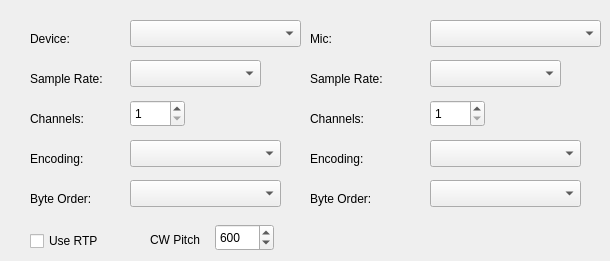
   <widget class="QWidget" name="Audio">
    <attribute name="title">
     <string>Audio</string>
    </attribute>
    <widget class="QComboBox" name="audioDeviceComboBox">
     <property name="geometry">
      <rect>
       <x>130</x>
       <y>20</y>
       <width>171</width>
       <height>27</height>
      </rect>
     </property>
    </widget>
    <widget class="QLabel" name="label_8">
     <property name="geometry">
      <rect>
       <x>30</x>
       <y>70</y>
       <width>91</width>
       <height>17</height>
      </rect>
     </property>
     <property name="text">
      <string>Sample Rate:</string>
     </property>
    </widget>
    <widget class="QComboBox" name="sampleRateComboBox">
     <property name="geometry">
      <rect>
       <x>130</x>
       <y>60</y>
       <width>131</width>
       <height>27</height>
      </rect>
     </property>
    </widget>
    <widget class="QLabel" name="label_9">
     <property name="geometry">
      <rect>
       <x>30</x>
       <y>110</y>
       <width>71</width>
       <height>17</height>
      </rect>
     </property>
     <property name="text">
      <string>Channels:</string>
     </property>
    </widget>
    <widget class="QLabel" name="label_10">
     <property name="geometry">
      <rect>
       <x>30</x>
       <y>30</y>
       <width>62</width>
       <height>17</height>
      </rect>
     </property>
     <property name="text">
      <string>Device:</string>
     </property>
    </widget>
    <widget class="QSpinBox" name="audioChannelsSpinBox">
     <property name="geometry">
      <rect>
       <x>130</x>
       <y>100</y>
       <width>55</width>
       <height>27</height>
      </rect>
     </property>
     <property name="minimum">
      <number>1</number>
     </property>
     <property name="maximum">
      <number>2</number>
     </property>
    </widget>
    <widget class="QLabel" name="label_11">
     <property name="geometry">
      <rect>
       <x>30</x>
       <y>150</y>
       <width>71</width>
       <height>17</height>
      </rect>
     </property>
     <property name="text">
      <string>Encoding:</string>
     </property>
    </widget>
    <widget class="QComboBox" name="encodingComboBox">
     <property name="geometry">
      <rect>
       <x>130</x>
       <y>140</y>
       <width>151</width>
       <height>27</height>
      </rect>
     </property>
    </widget>
    <widget class="QLabel" name="label_12">
     <property name="geometry">
      <rect>
       <x>30</x>
       <y>190</y>
       <width>81</width>
       <height>17</height>
      </rect>
     </property>
     <property name="text">
      <string>Byte Order:</string>
     </property>
    </widget>
    <widget class="QComboBox" name="byteOrderComboBox">
     <property name="geometry">
      <rect>
       <x>130</x>
       <y>180</y>
       <width>151</width>
       <height>27</height>
      </rect>
     </property>
    </widget>
    <widget class="QLabel" name="label_28">
     <property name="geometry">
      <rect>
       <x>310</x>
       <y>30</y>
       <width>41</width>
       <height>17</height>
      </rect>
     </property>
     <property name="text">
      <string>Mic:</string>
     </property>
    </widget>
    <widget class="QComboBox" name="MicComboBox">
     <property name="geometry">
      <rect>
       <x>430</x>
       <y>20</y>
       <width>171</width>
       <height>27</height>
      </rect>
     </property>
    </widget>
    <widget class="QLabel" name="label_29">
     <property name="geometry">
      <rect>
       <x>310</x>
       <y>70</y>
       <width>91</width>
       <height>17</height>
      </rect>
     </property>
     <property name="text">
      <string>Sample Rate:</string>
     </property>
    </widget>
    <widget class="QComboBox" name="MicSampleRateComboBox">
     <property name="geometry">
      <rect>
       <x>430</x>
       <y>60</y>
       <width>131</width>
       <height>27</height>
      </rect>
     </property>
    </widget>
    <widget class="QLabel" name="label_30">
     <property name="geometry">
      <rect>
       <x>310</x>
       <y>110</y>
       <width>71</width>
       <height>17</height>
      </rect>
     </property>
     <property name="text">
      <string>Channels:</string>
     </property>
    </widget>
    <widget class="QSpinBox" name="MicChannelsSpinBox">
     <property name="geometry">
      <rect>
       <x>430</x>
       <y>100</y>
       <width>55</width>
       <height>27</height>
      </rect>
     </property>
     <property name="minimum">
      <number>1</number>
     </property>
     <property name="maximum">
      <number>2</number>
     </property>
    </widget>
    <widget class="QLabel" name="label_31">
     <property name="geometry">
      <rect>
       <x>310</x>
       <y>190</y>
       <width>81</width>
       <height>17</height>
      </rect>
     </property>
     <property name="text">
      <string>Byte Order:</string>
     </property>
    </widget>
    <widget class="QLabel" name="label_32">
     <property name="geometry">
      <rect>
       <x>310</x>
       <y>150</y>
       <width>71</width>
       <height>17</height>
      </rect>
     </property>
     <property name="text">
      <string>Encoding:</string>
     </property>
    </widget>
    <widget class="QComboBox" name="MicEncodingComboBox">
     <property name="geometry">
      <rect>
       <x>430</x>
       <y>140</y>
       <width>151</width>
       <height>27</height>
      </rect>
     </property>
    </widget>
    <widget class="QComboBox" name="MicOrderComboBox">
     <property name="geometry">
      <rect>
       <x>430</x>
       <y>180</y>
       <width>151</width>
       <height>27</height>
      </rect>
     </property>
    </widget>
    <widget class="QCheckBox" name="rtpCheckBox">
     <property name="geometry">
      <rect>
       <x>30</x>
       <y>230</y>
       <width>97</width>
       <height>22</height>
      </rect>
     </property>
     <property name="text">
      <string>Use RTP</string>
     </property>
    </widget>
    <widget class="QSpinBox" name="spinBox_cwPitch">
     <property name="geometry">
      <rect>
       <x>215</x>
       <y>224</y>
       <width>59</width>
       <height>27</height>
      </rect>
     </property>
     <property name="minimum">
      <number>400</number>
     </property>
     <property name="maximum">
      <number>1000</number>
     </property>
     <property name="singleStep">
      <number>50</number>
     </property>
     <property name="value">
      <number>600</number>
     </property>
    </widget>
    <widget class="QLabel" name="label_cwPitch">
     <property name="geometry">
      <rect>
       <x>150</x>
       <y>230</y>
       <width>69</width>
       <height>19</height>
      </rect>
     </property>
     <property name="text">
      <string>CW Pitch</string>
     </property>
    </widget>
   </widget>
